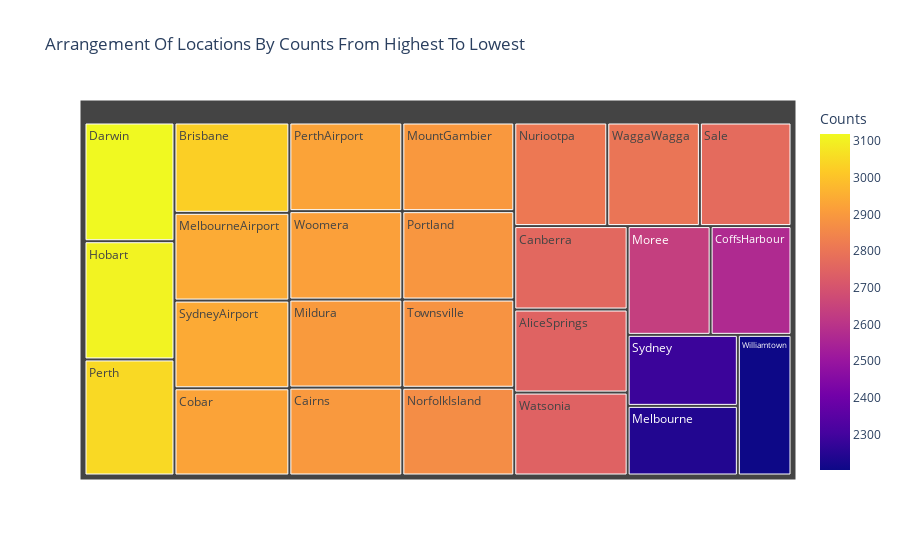

Notebook cell for this chart:
### Code cell
import plotly.express as px

fig = px.treemap(location, path=['Location'], values='Counts', color='Counts', title="Arrangement Of Locations By Counts From Highest To Lowest")

# Displaying Treemap plot
fig.show()

### Figure 1 — Plotly figure (JSON) as saved in the notebook; plotly's stock layout.template omitted (floating-point values rounded to 4 significant figures)
{"data": [{"branchvalues": "total", "customdata": [[2748], [3029], [2900], [2762], [2925], [2568], [3119], [3106], [2240], [2943], [2903], [2635], [2898], [2868], [2812], [3049], [2924], [2890], [2771], [2285], [2941], [2884], [2801], [2745], [2203], [2917]], "domain": {"x": [0, 1], "y": [0, 1]}, "hovertemplate": "labels=%{label}<br>Counts_sum=%{value}<br>parent=%{parent}<br>id=%{id}<br>Counts=%{color}<extra></extra>", "ids": ["AliceSprings", "Brisbane", "Cairns", "Canberra", "Cobar", "CoffsHarbour", "Darwin", "Hobart", "Melbourne", "MelbourneAirport", "Mildura", "Moree", "MountGambier", "NorfolkIsland", "Nuriootpa", "Perth", "PerthAirport", "Portland", "Sale", "Sydney", "SydneyAirport", "Townsville", "WaggaWagga", "Watsonia", "Williamtown", "Woomera"], "labels": ["AliceSprings", "Brisbane", "Cairns", "Canberra", "Cobar", "CoffsHarbour", "Darwin", "Hobart", "Melbourne", "MelbourneAirport", "Mildura", "Moree", "MountGambier", "NorfolkIsland", "Nuriootpa", "Perth", "PerthAirport", "Portland", "Sale", "Sydney", "SydneyAirport", "Townsville", "WaggaWagga", "Watsonia", "Williamtown", "Woomera"], "marker": {"coloraxis": "coloraxis", "colors": [2748, 3029, 2900, 2762, 2925, 2568, 3119, 3106, 2240, 2943, 2903, 2635, 2898, 2868, 2812, 3049, 2924, 2890, 2771, 2285, 2941, 2884, 2801, 2745, 2203, 2917]}, "name": "", "parents": ["", "", "", "", "", "", "", "", "", "", "", "", "", "", "", "", "", "", "", "", "", "", "", "", "", ""], "type": "treemap", "values": [2748, 3029, 2900, 2762, 2925, 2568, 3119, 3106, 2240, 2943, 2903, 2635, 2898, 2868, 2812, 3049, 2924, 2890, 2771, 2285, 2941, 2884, 2801, 2745, 2203, 2917]}], "layout": {"coloraxis": {"colorbar": {"title": {"text": "Counts"}}, "colorscale": [[0, "#0d0887"], [0.1111, "#46039f"], [0.2222, "#7201a8"], [0.3333, "#9c179e"], [0.4444, "#bd3786"], [0.5556, "#d8576b"], [0.6667, "#ed7953"], [0.7778, "#fb9f3a"], [0.8889, "#fdca26"], [1, "#f0f921"]]}, "legend": {"tracegroupgap": 0}, "title": {"text": "Arrangement Of Locations By Counts From Highest To Lowest"}}}
